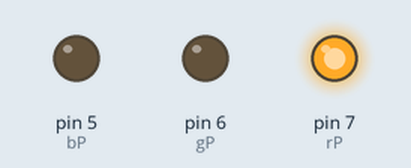
Simulated run of this sketch. Board: Arduino Uno, built with avr-gcc and run on an emulated ATmega328P. On the bench: output pins drawn as LEDs (lit = HIGH).

Above: at 0.05 s.
At 0.65 s:
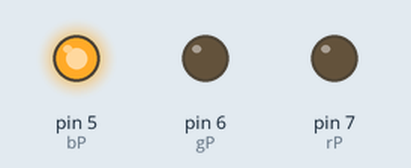
At 1.35 s:
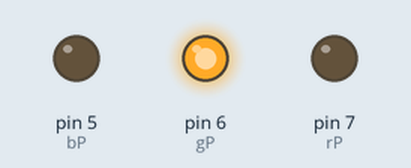
At 2.75 s:
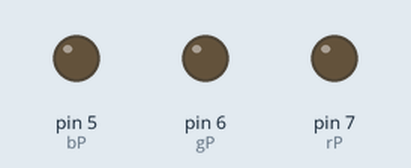
Timing chart, 0 to 3.0 s (numbered marks = the images above):
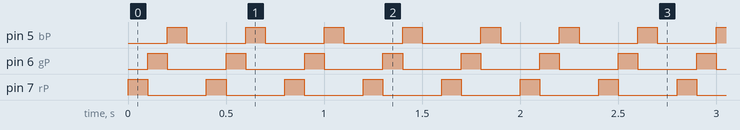

Measured:
- by itself, pin 5 (bP), pin 6 (gP), pin 7 (rP): alternates HIGH for 0.10 s and LOW for 0.30 s

The sketch:

RGB_LED.ino
```cpp
 int rP = 7;
 int gP = 6;
 int bP = 5;

 void setup() {
  pinMode(rP, OUTPUT);
  pinMode(gP, OUTPUT);
  pinMode(bP, OUTPUT);

}

void loop() {
digitalWrite(rP, HIGH);
delay(100);
digitalWrite(rP, LOW);
digitalWrite(gP, HIGH);
digitalWrite(bP, LOW);
delay(100);
digitalWrite(rP, LOW);
digitalWrite(gP, LOW);
digitalWrite(bP, HIGH);
delay(100);
digitalWrite(rP, LOW);
digitalWrite(gP, LOW);
digitalWrite(bP, LOW);
delay(100);
}
```
